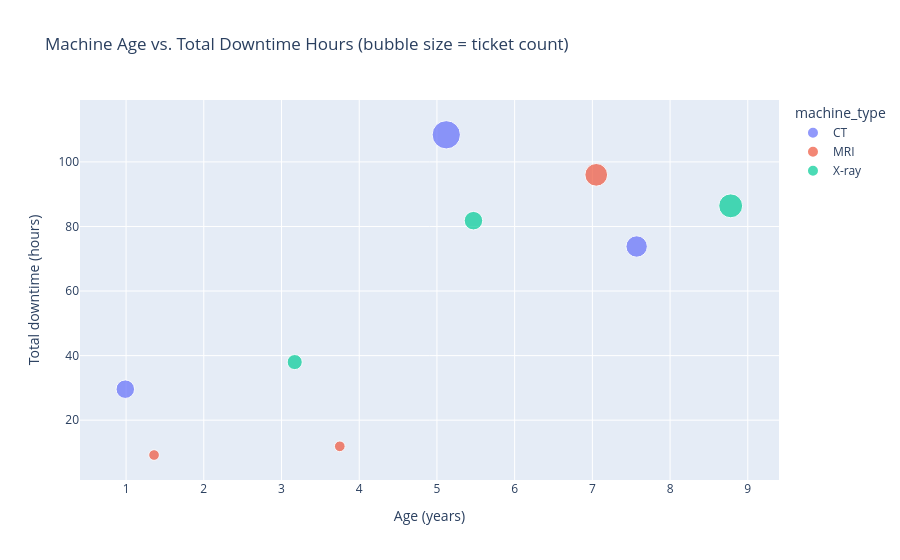

The notebook cell saved with this chart:
### Markdown cell above
## Interactive version (Plotly)

Saved as a standalone HTML file so it can be opened without a notebook environment.

### Code cell
combined = pd.read_csv('../outputs/exports/utilization_downtime_by_machine.csv')
fig_px = px.scatter(
    combined, x='age_years', y='total_downtime_hours', size='ticket_count',
    color='machine_type', hover_name='machine_id',
    title='Machine Age vs. Total Downtime Hours (bubble size = ticket count)',
    labels={'age_years': 'Age (years)', 'total_downtime_hours': 'Total downtime (hours)'}
)
fig_px.write_html(str(FIG_DIR / 'age_vs_downtime_interactive.html'), include_plotlyjs='cdn')
fig_px.show()

### Figure 1 — Plotly figure (JSON) as saved in the notebook; plotly's stock layout.template omitted (floating-point values rounded to 4 significant figures)
{"data": [{"hovertemplate": "<b>%{hovertext}</b><br><br>machine_type=CT<br>Age (years)=%{x}<br>Total downtime (hours)=%{y}<br>ticket_count=%{marker.size}<extra></extra>", "hovertext": ["CT-201", "CT-202", "CT-203"], "legendgroup": "CT", "marker": {"color": "#636efa", "size": [8, 14, 6], "sizemode": "area", "sizeref": 0.035, "symbol": "circle"}, "mode": "markers", "name": "CT", "orientation": "v", "showlegend": true, "type": "scatter", "x": [7.57, 5.12, 0.99], "xaxis": "x", "y": [73.8, 108.4, 29.6], "yaxis": "y"}, {"hovertemplate": "<b>%{hovertext}</b><br><br>machine_type=MRI<br>Age (years)=%{x}<br>Total downtime (hours)=%{y}<br>ticket_count=%{marker.size}<extra></extra>", "hovertext": ["MRI-101", "MRI-102", "MRI-103"], "legendgroup": "MRI", "marker": {"color": "#EF553B", "size": [9, 2, 2], "sizemode": "area", "sizeref": 0.035, "symbol": "circle"}, "mode": "markers", "name": "MRI", "orientation": "v", "showlegend": true, "type": "scatter", "x": [7.05, 3.75, 1.36], "xaxis": "x", "y": [96.0, 11.9, 9.2], "yaxis": "y"}, {"hovertemplate": "<b>%{hovertext}</b><br><br>machine_type=X-ray<br>Age (years)=%{x}<br>Total downtime (hours)=%{y}<br>ticket_count=%{marker.size}<extra></extra>", "hovertext": ["XR-301", "XR-302", "XR-303"], "legendgroup": "X-ray", "marker": {"color": "#00cc96", "size": [10, 6, 4], "sizemode": "area", "sizeref": 0.035, "symbol": "circle"}, "mode": "markers", "name": "X-ray", "orientation": "v", "showlegend": true, "type": "scatter", "x": [8.78, 5.47, 3.17], "xaxis": "x", "y": [86.4, 81.8, 38.0], "yaxis": "y"}], "layout": {"legend": {"itemsizing": "constant", "title": {"text": "machine_type"}, "tracegroupgap": 0}, "title": {"text": "Machine Age vs. Total Downtime Hours (bubble size = ticket count)"}, "xaxis": {"anchor": "y", "domain": [0.0, 1.0], "title": {"text": "Age (years)"}}, "yaxis": {"anchor": "x", "domain": [0.0, 1.0], "title": {"text": "Total downtime (hours)"}}}}
